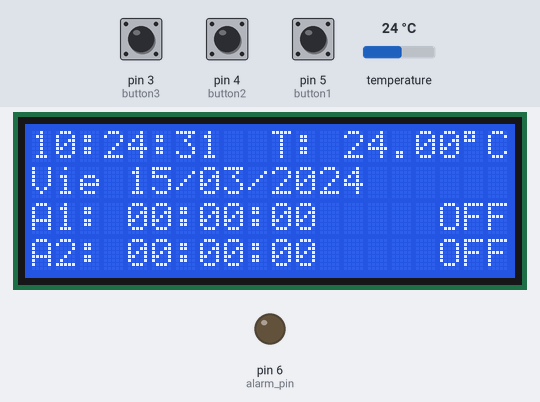
Bench run of a sketch on a simulated Arduino Uno, built with avr-gcc and run on an emulated ATmega328P. Shown: 20×4 character LCD, output pins drawn as LEDs (lit = HIGH). Wiring (inferred from the names in the program): DS3231 clock at I2C address 0x68. The inputs (shaded band) are chosen by the test bench; at power-on: pin 3 (button3) HIGH, pin 4 (button2) HIGH, pin 5 (button1) HIGH, temperature 24 °C. The local clock reads 2024-03-15 10:24:30 at power-on unless the sketch sets it.

Above: at 1.7 s.
1.8 s: pin 3 (button3) pulled LOW for 0.15 s
At 2.07 s:
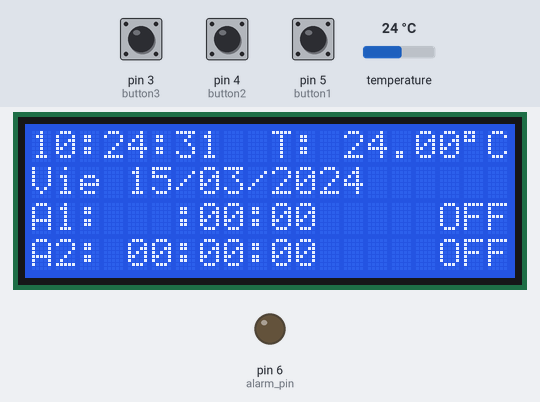
3.4 s: pin 4 (button2) pulled LOW for 0.15 s
At 4.05 s:
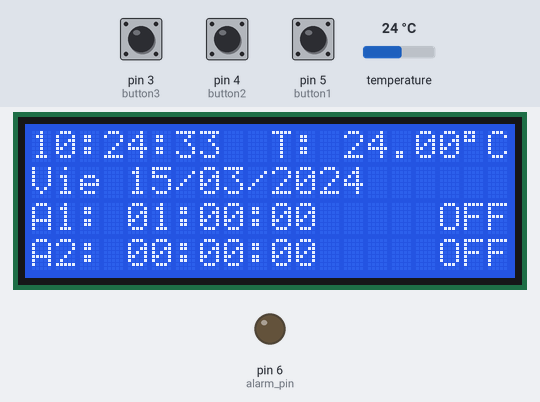
5.0 s: pin 3 (button3) pulled LOW for 1 s
At 6.12 s:
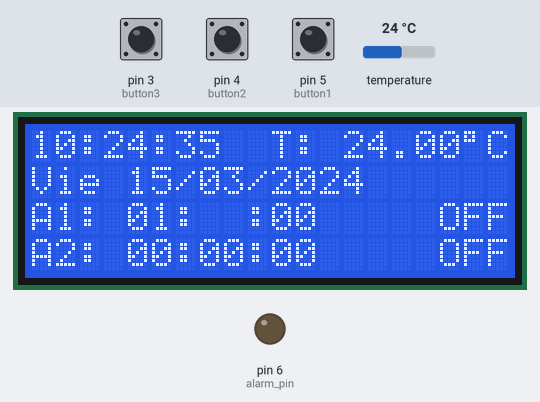
7.5 s: pin 3 (button3) pulled LOW for 0.15 s
At 7.78 s:
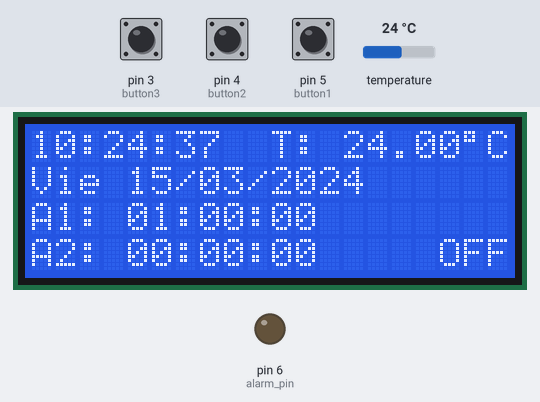
10.6 s: pin 4 (button2) pulled LOW for 1 s
At 12.16 s:
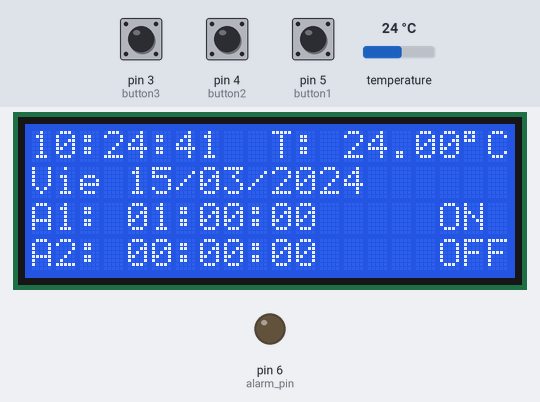
13.5 s: pin 3 (button3) pulsed LOW 5 times (0.12 s each, 0.3 s apart)
At 14.33 s:
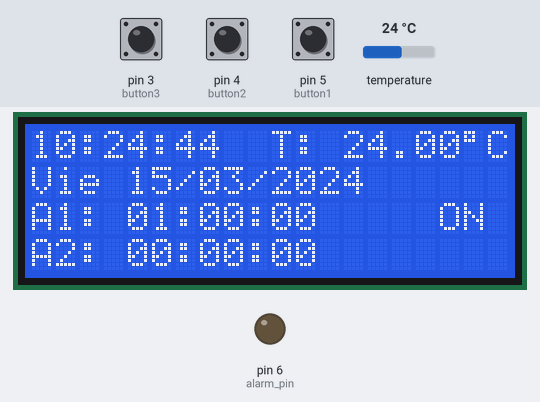
Timing chart, 0 to 16.5 s (numbered marks = the images above; inputs shaded):
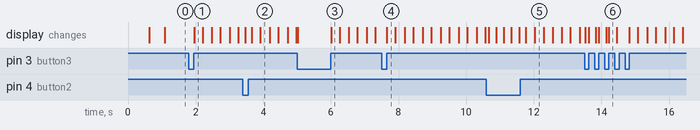

The sketch:

RTC_ALARM_TEMP.ino
```cpp
/*
  Proyecto: Alarma en tiempo real con DS3231
  Autor: Edgar Cano
  Rev: 13/05/2024
*/

// include LCD library code
//#include <LiquidCrystal.h>    // Librería para utilizar LCD sin convertidor a i2C
#include <LiquidCrystal_I2C.h>
// incluir el código de la librería Wire (necesaria para la comunicación por medio del protocolo I2Cs)
#include <Wire.h>

LiquidCrystal_I2C lcd(0x27, 20, 4);
// LCD module connections (RS, E, D4, D5, D6, D7)
// LiquidCrystal lcd(3, 4, 5, 6, 7, 8);

const int button1   =  5;                   // pin button1
const int button2   =  4;                   // pin button2
const int button3   =  3;                   // pin button3
const int alarm_pin =  6;                   // pin buzzer

void setup() {
  pinMode(button1, INPUT_PULLUP);
  pinMode(button2, INPUT_PULLUP);
  pinMode(button3, INPUT_PULLUP);
  pinMode(alarm_pin, OUTPUT);
  digitalWrite(alarm_pin, LOW);
  Wire.begin();                                                 // Uniendose al bus i2c
  attachInterrupt(digitalPinToInterrupt(13), Alarm, FALLING);   // Configurando interrupción por flanco de bajada ISR -> Alarm
  lcd.init();
  lcd.backlight();
  delay(500);
}

// Variables declaration
bool alarm1_status, alarm2_status;
char Time[]     = "  :  :  ",
     calendar[] = "      /  /20  ",
     alarm1[]   = "A1:   :  :00", alarm2[]   = "A2:   :  :00",
     temperature[] = "T:   .   C";
byte  i, second, minute, hour, day, date, month, year,
      alarm1_minute, alarm1_hour, alarm2_minute, alarm2_hour,
      status_reg;

void Alarm(){
  digitalWrite(alarm_pin, HIGH);
}
void DS3231_read(){                             // Función para leer datos de tiempo y calendario.
  Wire.beginTransmission(0x68);                 // Inicia el protocolo I2C con la dirección del DS3231.
  Wire.write(0);                                // Enviar la dirección del registro.
  Wire.endTransmission(false);                  // Reinicio de I2C.
  Wire.requestFrom(0x68, 7);                    // Solicitar 7 bytes del DS3231 y liberar el bus I2C al finalizar la lectura.
  second = Wire.read();                         // Leer los segundos desde el registro 0.
  minute = Wire.read();                         // Leer los minutos desde el registro 1.
  hour   = Wire.read();                         // Leer la hora desde el registro 2.
  day    = Wire.read();                         // Leer el día desde el registro 3.
  date   = Wire.read();                         // Leer la fecha desde el registro 4.
  month  = Wire.read();                         // Leer el mes desde el registro 5.
  year   = Wire.read();                         // Leer el año desde el registro 6.
}
void alarms_read_display(){                     // Función para leer y mostrar datos de alarma1, alarma2 y temperatura.
  byte control_reg, temperature_lsb;
  char temperature_msb;
  Wire.beginTransmission(0x68);                 // Iniciar el protocolo I2C con la dirección del DS3231.
  Wire.write(0x08);                             // Enviar la dirección del registro.
  Wire.endTransmission(false);                  // Reinicio del protocolo I2C.
  Wire.requestFrom(0x68, 11);                   // Solicitar 11 bytes del DS3231 y liberar el bus I2C al finalizar la lectura.
  alarm1_minute = Wire.read();                  // Leer los minutos de la alarma 1.
  alarm1_hour   = Wire.read();                  // Leer las horas de la alarma 1.
  Wire.read();                                  // Omitir el registro de día/fecha de la alarma 1.
  alarm2_minute = Wire.read();                  // Leer los minutos de la alarma 2.
  alarm2_hour   = Wire.read();                  // Leer las horas de la alarma 2.
  Wire.read();                                  // Omitir el registro de día/fecha de la alarma 2.
  control_reg = Wire.read();                    // Leer el registro de control del DS3231.
  status_reg  = Wire.read();                    // Leer el registro de estado del DS3231.
  Wire.read();                                  // Omitir el registro de compensación del reg. de aging (envejecimiento).
  temperature_msb = Wire.read();                // Leer el byte más significativo de la temperatura.
  temperature_lsb = Wire.read();                // Leer el byte menos significativo de la temperatura.
    // Convert BCD to decimal
  alarm1_minute = (alarm1_minute >> 4) * 10 + (alarm1_minute & 0x0F);
  alarm1_hour   = (alarm1_hour   >> 4) * 10 + (alarm1_hour & 0x0F);
  alarm2_minute = (alarm2_minute >> 4) * 10 + (alarm2_minute & 0x0F);
  alarm2_hour   = (alarm2_hour   >> 4) * 10 + (alarm2_hour & 0x0F);
    // End conversion
  alarm1[8]     = alarm1_minute % 10  + 48;
  alarm1[7]     = alarm1_minute / 10  + 48;
  alarm1[5]     = alarm1_hour   % 10  + 48;
  alarm1[4]     = alarm1_hour   / 10  + 48;
  alarm2[8]     = alarm2_minute % 10  + 48;
  alarm2[7]     = alarm2_minute / 10  + 48;
  alarm2[5]     = alarm2_hour   % 10  + 48;
  alarm2[4]     = alarm2_hour   / 10  + 48;
  alarm1_status = bitRead(control_reg, 0);      // Leer el bit de habilitación de interrupción de la alarma 1 (A1IE) desde el registro de control del DS3231.
  alarm2_status = bitRead(control_reg, 1);      // Leer el bit de habilitación de interrupción de la alarma 2 (A2IE) desde el registro de control del DS3231.
  if(temperature_msb < 0){
    temperature_msb = abs(temperature_msb);
    temperature[2] = '-';
  }
  else
    temperature[2] = ' ';
  temperature_lsb >>= 6;
  temperature[4] = temperature_msb % 10  + 48;
  temperature[3] = temperature_msb / 10  + 48;
  if(temperature_lsb == 0 || temperature_lsb == 2){
    temperature[7] = '0';
    if(temperature_lsb == 0) temperature[6] = '0';
    else                     temperature[6] = '5';
  }
  if(temperature_lsb == 1 || temperature_lsb == 3){
    temperature[7] = '5';
    if(temperature_lsb == 1) temperature[6] = '2';
    else                     temperature[6] = '7';
  }
  temperature[8]  = 223;                        // El símbolo del grado es "°".
  lcd.setCursor(10, 0);
  lcd.print(temperature);                       // Mostrar temperatura
  lcd.setCursor(0, 2);
  lcd.print(alarm1);                            // Mostrar alarma 1
  lcd.setCursor(17, 2);
  if(alarm1_status)  lcd.print("ON ");          // Si A1IE = 1, imprimir 'ON'.
  else               lcd.print("OFF");          // Si A1IE = 0, imprimir 'OFF'.
  lcd.setCursor(0, 3);
  lcd.print(alarm2);                            // Mostrar alarma 2
  lcd.setCursor(17, 3);
  if(alarm2_status)  lcd.print("ON ");          // Si A2IE = 1, imprimir 'ON'.
  else               lcd.print("OFF");          // Si A2IE = 0, imprimir 'OFF'.
}
void calendar_display(){                        // Función para mostrar el calendario.
  switch(day){
    case 1:  strcpy(calendar, "Dom   /  /20  "); break;
    case 2:  strcpy(calendar, "Lun   /  /20  "); break;
    case 3:  strcpy(calendar, "Mar   /  /20  "); break;
    case 4:  strcpy(calendar, "Mie   /  /20  "); break;
    case 5:  strcpy(calendar, "Jue   /  /20  "); break;
    case 6:  strcpy(calendar, "Vie   /  /20  "); break;
    case 7:  strcpy(calendar, "Sab   /  /20  "); break;
    default: strcpy(calendar, "Sab   /  /20  ");
  }
  calendar[13] = year  % 10 + 48;
  calendar[12] = year  / 10 + 48;
  calendar[8]  = month % 10 + 48;
  calendar[7]  = month / 10 + 48;
  calendar[5]  = date  % 10 + 48;
  calendar[4]  = date  / 10 + 48;
  lcd.setCursor(0, 1);
  lcd.print(calendar);                          // Mostrar calendario
}
void DS3231_display(){
  // Convertir decimal codificado en binario a decimal
  second = (second >> 4) * 10 + (second & 0x0F);
  minute = (minute >> 4) * 10 + (minute & 0x0F);
  hour = (hour >> 4) * 10 + (hour & 0x0F);
  date = (date >> 4) * 10 + (date & 0x0F);
  month = (month >> 4) * 10 + (month & 0x0F);
  year = (year >> 4) * 10 + (year & 0x0F);
  // Fin de la conversión.
  Time[7]     = second % 10  + 48;
  Time[6]     = second / 10  + 48;
  Time[4]     = minute % 10  + 48;
  Time[3]     = minute / 10  + 48;
  Time[1]     = hour   % 10  + 48;
  Time[0]     = hour   / 10  + 48;
  calendar_display();                           // Llama a la función de visualización de calendario.
  lcd.setCursor(0, 0);
  lcd.print(Time);                              // Mostrar hora
}
void Blink(){
  byte j = 0;
  while(j < 10 && (digitalRead(button1) || i >= 5) && digitalRead(button2) && (digitalRead(button3) || i < 5)){
    j++;
    delay(25);
  }
}
byte edit(byte x, byte y, byte parameter){
  char text[3];
  while(!digitalRead(button1) || !digitalRead(button3));    // Esperar hasta que el botón B1 sea liberado.
  while(true){
    while(!digitalRead(button2)){                           // Si el botón B2 es presionado
      parameter++;
      if(((i == 0) || (i == 5)) && parameter > 23)          // Si las horas > 23 ==> hours = 0
        parameter = 0;
      if(((i == 1) || (i == 6)) && parameter > 59)          // Si los minutos > 59 ==> minutes = 0
        parameter = 0;
      if(i == 2 && parameter > 31)                          // Si la fecha presente > 31 ==> date = 1
        parameter = 1;
      if(i == 3 && parameter > 12)                          // Si el mes > 12 ==> month = 1
        parameter = 1;
      if(i == 4 && parameter > 99)                          // Si el año > 99 ==> year = 0
        parameter = 0;
      if(i == 7 && parameter > 1)                           // Para alarmas encendidas o apagadas (1: alarm ON, 0: alarm OFF)
        parameter = 0;
      lcd.setCursor(x, y);
      if(i == 7){                                           // Para alarmas ON & OFF
        if(parameter == 1)  lcd.print("ON ");
        else                lcd.print("OFF");
      }
      else{
        sprintf(text,"%02u", parameter);
        lcd.print(text);
      }
      if(i >= 5){
        DS3231_read();                          // Leer datos del DS3231
        DS3231_display();                       // Mostrar la hora y el calendario del DS3231
      }
      delay(200);                               // Espera 200ms
    }
    lcd.setCursor(x, y);
    lcd.print("  ");                            // Dos espacios.
    if(i == 7) lcd.print(" ");                  // Imprimir un espacio seguido (para alarmas ON & OFF)
    Blink();                                    // Llamar a la función Blink.
    lcd.setCursor(x, y);
    if(i == 7){                                 // Para alarmas ON & OFF
      if(parameter == 1)  lcd.print("ON ");
      else                lcd.print("OFF");
    }
    else{
      sprintf(text,"%02u", parameter);
      lcd.print(text);
    }
    Blink();
    if(i >= 5){
      DS3231_read();
      DS3231_display();}
    if((!digitalRead(button1) && i < 5) || (!digitalRead(button3) && i >= 5)){
      i++;                                      // Incrementa 'i' para el siguiente parámetro.
      return parameter;                         // Devolver el valor del parámetro y salir.
    }
  }
}

void loop() {
  if(!digitalRead(button1)){                    // Si el botón B1 es presionado
      i = 0;
      hour   = edit(0, 0, hour);
      minute = edit(3, 0, minute);
      while(!digitalRead(button1));             // Esperar hasta que el botón B1 sea liberado.
      while(true){
        while(!digitalRead(button2)){           // Si el botón B2 es presionado
          day++;                                // Incrementar el día.
          if(day > 7) day = 1;
          calendar_display();                   // Llamar a la función de mostrar calendario.
          lcd.setCursor(0, 1);
          lcd.print(calendar);                  // Mostrar calendario
          delay(200);
        }
        lcd.setCursor(0, 1);
        lcd.print("   ");                       // Imprimir 3 espacios
        Blink();
        lcd.setCursor(0, 1);
        lcd.print(calendar);                    // Mostrar calendario
        Blink();                                // Llamar a la función Blink.
        if(!digitalRead(button1))               // Si el botón B1 es presionado
          break;
      }
      date = edit(4, 1, date);                  // Editar fecha
      month = edit(7, 1, month);                // Editar mes
      year = edit(12, 1, year);                 // Editar año
      // Convertir decimal a BCD
      minute = ((minute / 10) << 4) + (minute % 10);
      hour = ((hour / 10) << 4) + (hour % 10);
      date = ((date / 10) << 4) + (date % 10);
      month = ((month / 10) << 4) + (month % 10);
      year = ((year / 10) << 4) + (year % 10);
      // fin conversion
      // Write time & calendar data to DS3231 RTC
      Wire.beginTransmission(0x68);             // Iniciar el protocolo I2C con la dirección del DS3231.
      Wire.write(0);                            // Enviar dirección del registro.
      Wire.write(0);                            // Reset sesonds and start oscillator
      Wire.write(minute);                       // Escribe minutos
      Wire.write(hour);                         // Escribe hora
      Wire.write(day);                          // Escribir día.
      Wire.write(date);                         // Escribir fecha
      Wire.write(month);                        // Escribir mes.
      Wire.write(year);                         // Escribir año.
      Wire.endTransmission();                   // Detener la transmisión y liberar el bus I2C.
      delay(200);
    }
    if(!digitalRead(button3)){                  // Si el botón B3 es presionado
      while(!digitalRead(button3));             // Espera hasta que el botón B3 sea liberado.
      i = 5;
      alarm1_hour   = edit(4,  2, alarm1_hour);
      alarm1_minute = edit(7,  2, alarm1_minute);
      alarm1_status = edit(17, 2, alarm1_status);
      i = 5;
      alarm2_hour   = edit(4,  3, alarm2_hour);
      alarm2_minute = edit(7,  3, alarm2_minute);
      alarm2_status = edit(17, 3, alarm2_status);
      alarm1_minute = ((alarm1_minute / 10) << 4) + (alarm1_minute % 10);
      alarm1_hour   = ((alarm1_hour   / 10) << 4) + (alarm1_hour % 10);
      alarm2_minute = ((alarm2_minute / 10) << 4) + (alarm2_minute % 10);
      alarm2_hour   = ((alarm2_hour   / 10) << 4) + (alarm2_hour % 10);
      // Write alarms data to DS3231
      Wire.beginTransmission(0x68);               // Inicia el protocolo I2C con la dirección DS3231.
      Wire.write(7);                              // Enviar dirección del registro (segundos de alarma 1).
      Wire.write(0);                              // Escribir 0 en los segundos de la alarma 1.
      Wire.write(alarm1_minute);                  // Escribir el valor de los minutos de la alarma 1 en el DS3231.
      Wire.write(alarm1_hour);                    // Escribir el valor de las horas de la alarma 1 en el DS3231.
      Wire.write(0x80);                           // La alarma 1 se activa cuando las horas, minutos y segundos coinciden.
      Wire.write(alarm2_minute);                  // Escribir el valor de los minutos de la alarma 2 en el DS3231.
      Wire.write(alarm2_hour);                    // Escribir el valor de las horas de la alarma 2 en el DS3231.
      Wire.write(0x80);                           // La alarma 2 se activa cuando las horas y los minutos coinciden.
      Wire.write(4 | alarm1_status | (alarm2_status << 1));      // Escribir datos en el registro de control del DS3231 (habilitar interrupción cuando suene la alarma).
      Wire.write(0);                              // Borrar los bits de la bandera de la alarma.
      Wire.endTransmission();                     // Detener la transmisión y liberar el bus I2C.
      delay(200);                                 // Espera 200ms
    }
    if(!digitalRead(button2) && digitalRead(alarm_pin)){         // Cuando el botón B2 es presionado con la alarma activada, se debe restablecer y apagar la alarma.
      digitalWrite(alarm_pin, LOW);               // Apagar el indicador de alarma.
      Wire.beginTransmission(0x68);               // Iniciar el protocolo I2C con la dirección del DS3231.
      Wire.write(0x0E);                           // Enviar la dirección del registro (registro de control).
      // Write data to control register (Turn OFF the occurred alarm and keep the other as it is)
      Wire.write(4 | (!bitRead(status_reg, 0) & alarm1_status) | ((!bitRead(status_reg, 1) & alarm2_status) << 1));
      Wire.write(0);                              // Clear alarm flag bits
      Wire.endTransmission();                     // Detener la transmisión y liberar el bus I2C.
    }
    DS3231_read();                                // Leer los parámetros de tiempo y calendario del RTC DS3231.
    alarms_read_display();                        // Leer y mostrar los parámetros de las alarmas.
    DS3231_display();                             // Mostrar hora y calendario
    delay(50);                                    // Esperar 50ms
}
```

Measured:
- after the input at 7.5 s, the display: changes after 0.15 s (image 4)
- after the input at 10.6 s, the display: first changes after 0.06 s (image 5 shows a later state)
